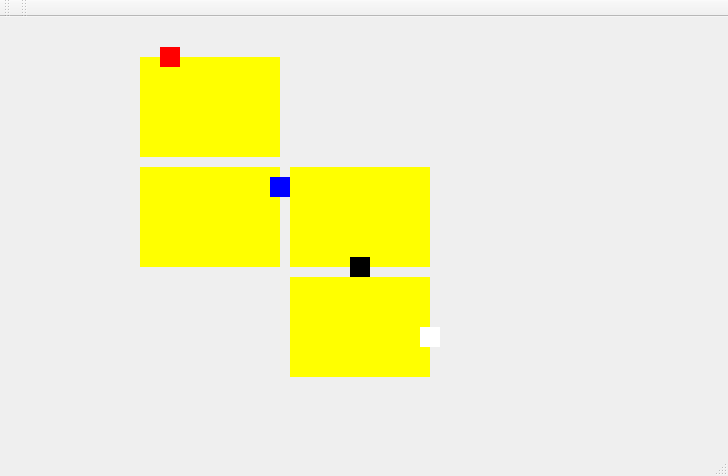
<?xml version="1.0" encoding="UTF-8"?>
<ui version="4.0">
 <class>MainWindow</class>
 <widget class="QMainWindow" name="MainWindow">
  <property name="geometry">
   <rect>
    <x>0</x>
    <y>0</y>
    <width>728</width>
    <height>476</height>
   </rect>
  </property>
  <property name="windowTitle">
   <string>MainWindow</string>
  </property>
  <widget class="QWidget" name="centralWidget">
   <widget class="QLabel" name="labelTrilho01">
    <property name="geometry">
     <rect>
      <x>140</x>
      <y>40</y>
      <width>140</width>
      <height>100</height>
     </rect>
    </property>
    <property name="styleSheet">
     <string notr="true">background-color: yellow</string>
    </property>
    <property name="text">
     <string/>
    </property>
   </widget>
   <widget class="QLabel" name="labelTrem01">
    <property name="geometry">
     <rect>
      <x>160</x>
      <y>30</y>
      <width>20</width>
      <height>20</height>
     </rect>
    </property>
    <property name="styleSheet">
     <string notr="true">background-color: red</string>
    </property>
    <property name="text">
     <string/>
    </property>
   </widget>
   <widget class="QLabel" name="labelTrilho02">
    <property name="geometry">
     <rect>
      <x>140</x>
      <y>150</y>
      <width>140</width>
      <height>100</height>
     </rect>
    </property>
    <property name="styleSheet">
     <string notr="true">background-color: yellow</string>
    </property>
    <property name="text">
     <string/>
    </property>
   </widget>
   <widget class="QLabel" name="labelTrem02">
    <property name="geometry">
     <rect>
      <x>270</x>
      <y>160</y>
      <width>20</width>
      <height>20</height>
     </rect>
    </property>
    <property name="palette">
     <palette>
      <active>
       <colorrole role="Button">
        <brush brushstyle="SolidPattern">
         <color alpha="255">
          <red>0</red>
          <green>0</green>
          <blue>255</blue>
         </color>
        </brush>
       </colorrole>
       <colorrole role="Base">
        <brush brushstyle="SolidPattern">
         <color alpha="255">
          <red>0</red>
          <green>0</green>
          <blue>255</blue>
         </color>
        </brush>
       </colorrole>
       <colorrole role="Window">
        <brush brushstyle="SolidPattern">
         <color alpha="255">
          <red>0</red>
          <green>0</green>
          <blue>255</blue>
         </color>
        </brush>
       </colorrole>
      </active>
      <inactive>
       <colorrole role="Button">
        <brush brushstyle="SolidPattern">
         <color alpha="255">
          <red>0</red>
          <green>0</green>
          <blue>255</blue>
         </color>
        </brush>
       </colorrole>
       <colorrole role="Base">
        <brush brushstyle="SolidPattern">
         <color alpha="255">
          <red>0</red>
          <green>0</green>
          <blue>255</blue>
         </color>
        </brush>
       </colorrole>
       <colorrole role="Window">
        <brush brushstyle="SolidPattern">
         <color alpha="255">
          <red>0</red>
          <green>0</green>
          <blue>255</blue>
         </color>
        </brush>
       </colorrole>
      </inactive>
      <disabled>
       <colorrole role="Button">
        <brush brushstyle="SolidPattern">
         <color alpha="255">
          <red>0</red>
          <green>0</green>
          <blue>255</blue>
         </color>
        </brush>
       </colorrole>
       <colorrole role="Base">
        <brush brushstyle="SolidPattern">
         <color alpha="255">
          <red>0</red>
          <green>0</green>
          <blue>255</blue>
         </color>
        </brush>
       </colorrole>
       <colorrole role="Window">
        <brush brushstyle="SolidPattern">
         <color alpha="255">
          <red>0</red>
          <green>0</green>
          <blue>255</blue>
         </color>
        </brush>
       </colorrole>
      </disabled>
     </palette>
    </property>
    <property name="styleSheet">
     <string notr="true">background-color: blue</string>
    </property>
    <property name="text">
     <string/>
    </property>
   </widget>
   <widget class="QLabel" name="labelTrilho03">
    <property name="geometry">
     <rect>
      <x>290</x>
      <y>150</y>
      <width>140</width>
      <height>100</height>
     </rect>
    </property>
    <property name="styleSheet">
     <string notr="true">background-color: yellow</string>
    </property>
    <property name="text">
     <string/>
    </property>
   </widget>
   <widget class="QLabel" name="labelTrem03">
    <property name="geometry">
     <rect>
      <x>350</x>
      <y>240</y>
      <width>20</width>
      <height>20</height>
     </rect>
    </property>
    <property name="styleSheet">
     <string notr="true">background-color: black</string>
    </property>
    <property name="text">
     <string/>
    </property>
   </widget>
   <widget class="QLabel" name="labelTrilho04">
    <property name="geometry">
     <rect>
      <x>290</x>
      <y>260</y>
      <width>140</width>
      <height>100</height>
     </rect>
    </property>
    <property name="styleSheet">
     <string notr="true">background-color: yellow</string>
    </property>
    <property name="text">
     <string/>
    </property>
   </widget>
   <widget class="QLabel" name="labelTrem04">
    <property name="geometry">
     <rect>
      <x>420</x>
      <y>310</y>
      <width>20</width>
      <height>20</height>
     </rect>
    </property>
    <property name="styleSheet">
     <string notr="true">background-color: white</string>
    </property>
    <property name="text">
     <string/>
    </property>
   </widget>
  </widget>
  <widget class="QMenuBar" name="menuBar">
   <property name="geometry">
    <rect>
     <x>0</x>
     <y>0</y>
     <width>728</width>
     <height>19</height>
    </rect>
   </property>
  </widget>
  <widget class="QToolBar" name="mainToolBar">
   <attribute name="toolBarArea">
    <enum>TopToolBarArea</enum>
   </attribute>
   <attribute name="toolBarBreak">
    <bool>false</bool>
   </attribute>
  </widget>
  <widget class="QStatusBar" name="statusBar"/>
  <widget class="QToolBar" name="toolBar">
   <property name="windowTitle">
    <string>toolBar</string>
   </property>
   <attribute name="toolBarArea">
    <enum>TopToolBarArea</enum>
   </attribute>
   <attribute name="toolBarBreak">
    <bool>false</bool>
   </attribute>
  </widget>
 </widget>
 <layoutdefault spacing="6" margin="11"/>
 <resources/>
 <connections/>
</ui>
